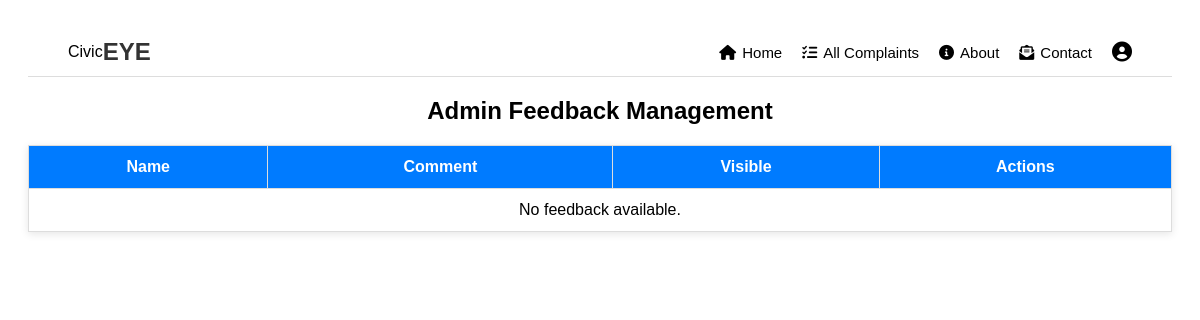
/admin_feedback, run on an earlier commit of the app's database.
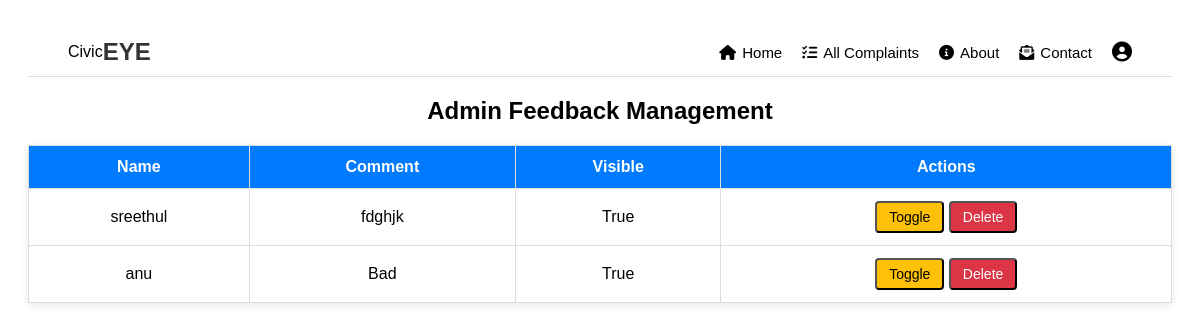
And on a later commit of the database.
### myapp/models.py (models this page shows, shortened)
class Feedback(models.Model):
    name = models.CharField(max_length=100)
    suggestion = models.TextField()
    submitted_at = models.DateTimeField(auto_now_add=True)
    is_visible = models.BooleanField(default=True)

### myapp/views.py (the view)
# urls.py: path('admin_feedback', views.admin_feedback, name='admin_feedback'),
def admin_feedback(request):
    feedback_list = Feedback.objects.all().order_by('-submitted_at')
    return render(request, 'feedback_admin.html', {'feedbacks': feedback_list})

### template/feedback_admin.html (shortened to what this page needs)
<!DOCTYPE html>
<html>
<head>
    <link rel="stylesheet" href="https://cdnjs.cloudflare.com/ajax/libs/font-awesome/6.0.0-beta3/css/all.min.css">
</head>
<body>
  <header>
    <div class="logo">
      <div class="logo">Civic<span>EYE</span></div>
    </div>
    <nav>
      <a href="{% url 'admin_dashboard' %}"><i class="fas fa-home"></i> Home</a>
      <a href="{% url 'admin_complainte' %}"><i class="fas fa-tasks"></i> All Complaints</a>
      <a href="{% url 'about_view' %}"><i class="fas fa-info-circle"></i>About</a>
      <a href="{% url 'contact_view' %}"><i class="fas fa-envelope-open-text"></i>Contact</a>
      <div class="profile-menu">
        <i class="fas fa-user-circle profile-icon"></i>
      </div>
    </nav>
  </header>
    <h2>Admin Feedback Management</h2>
    <table>
        <thead>
            <tr>
                <th>Name</th>
                <th>Comment</th>
                <th>Visible</th>
                <th>Actions</th>
            </tr>
        </thead>
        <tbody>
            {% for feedback in feedbacks %}
                <tr>
                    <td>{{ feedback.name }}</td>
                    <td>{{ feedback.suggestion }}</td>
                    <td>{{ feedback.is_visible }}</td>
                    <td>
                        <form action="{% url 'toggle_visibility' feedback.id %}" method="POST" style="display:inline;">
                            <button class="button toggle" type="submit">Toggle</button>
                        </form>
                        <form action="{% url 'delete_feedback' feedback.id %}" method="POST" style="display:inline;">
                            <button class="button delete" type="submit">Delete</button>
                        </form>
                    </td>
                </tr>
            {% empty %}
                <tr>
                    <td colspan="4">No feedback available.</td>
                </tr>
            {% endfor %}
        </tbody>
    </table>
</body>
</html>

What changed in the data, as far as the page shows it:
added Feedback: name "sreethul", suggestion "fdghjk", is_visible "True"
added Feedback: name "anu", suggestion "Bad", is_visible "True"
Also different on the page:
text no longer shown: "No feedback available."
